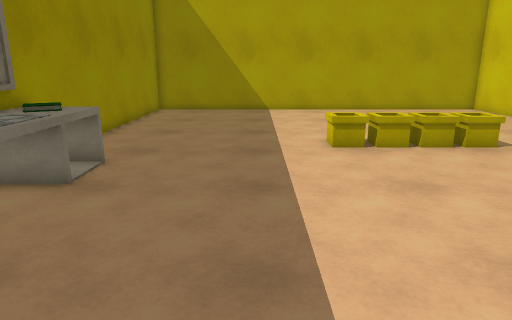
view 1 (above)

13 first-person views from a walk through a Unity game level. The camera is 1.4 m above the floor, tilts 14° down and sees 70° across. The floor is counted in squares, 0.5 m on a side. Each view is taken from the middle of a square. On the plan, view 1 faces up. The plan holds only what a view shows up to about 20 squares ahead; the rest is blank. The player is left out. Some surface patterns are stand-ins.

view 2
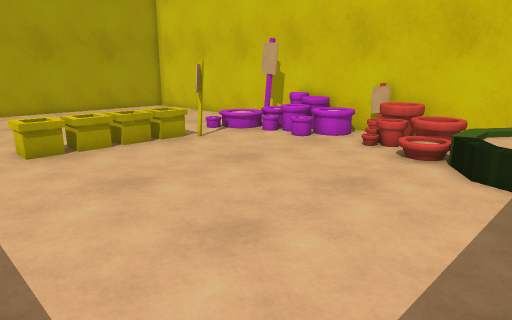

view 3
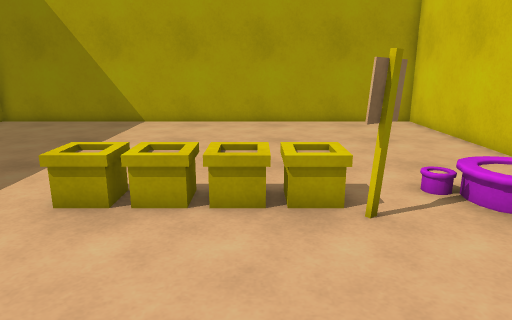

view 4
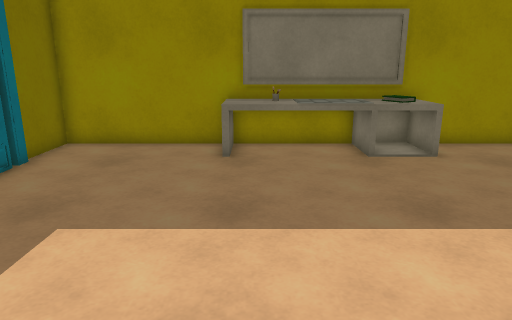

view 5
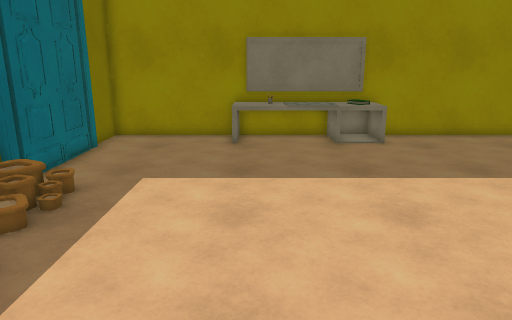

view 6
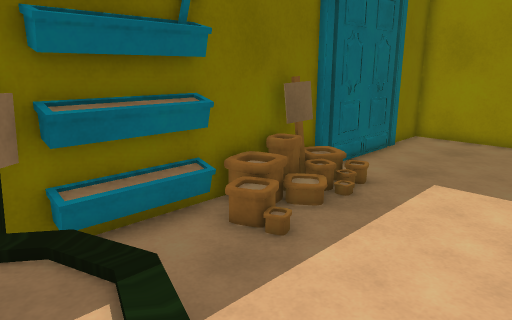

view 7
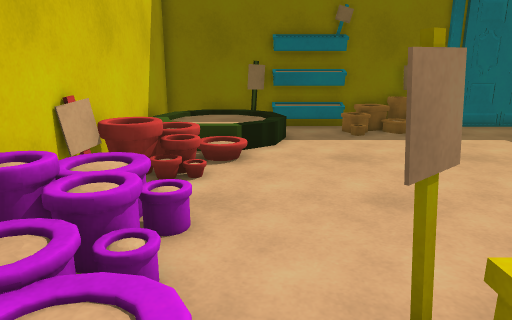

view 8
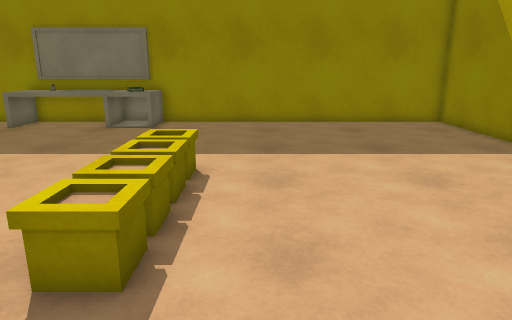

view 9
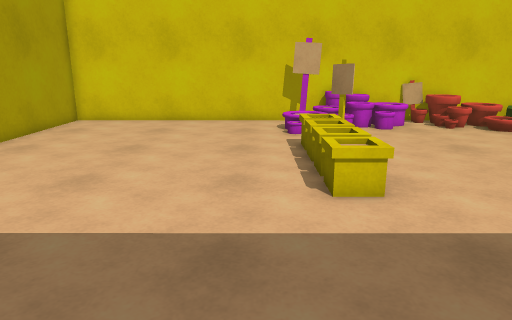

view 10
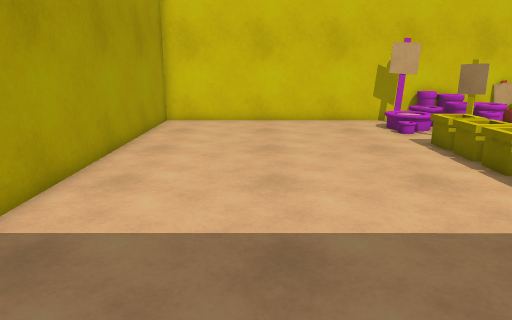

view 11
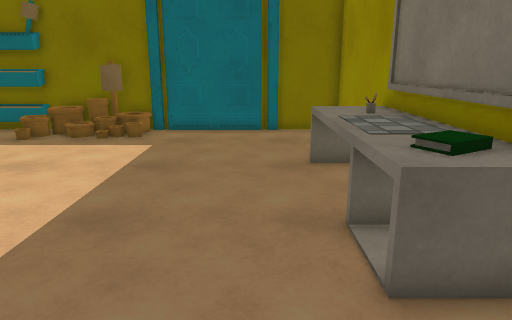

view 12
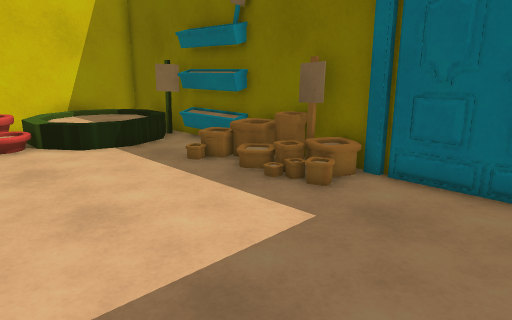

view 13
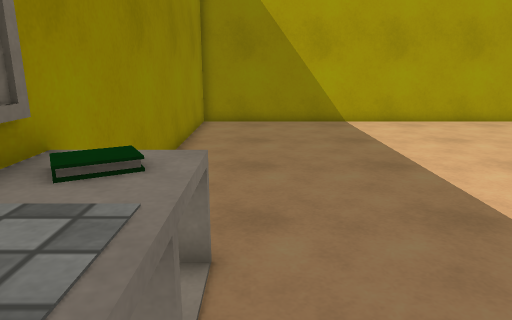

### Floor plan
Key: @ floor where view 1 was taken; # wall or solid block; . main floor; : floor 0.25 m higher than the main floor; + floor 0.5 m higher than the main floor; / step, stairs or slope; = window, fence, low wall or low ledge; ^ raised ledge; T table; B books; O other object.
Columns run from 7 left of view 1 to 15 right of it. Each row starts with its distance up from view 1.
 26 #######################
 25 #.....................#
 24 #.....................#
 23 #.....................#
 22 #.....................#
 21 #.....................#
 20 #.....................#
 19 #.....................#
 18 #.....................#
 17 #.....................#
 16 #.....................#
 15 #.....................#
 14 #.........^^^^^^^./::##
 13 #.........^^^^^^^..//##
 12 #.................... #
 11 #TT.................OO#
 10 #BB.................=O#
  9 #TT..................O#
  8 #^T...................#
  7 #^T..................=#
  6 #TT................./=#
  5 #TT................//##
  4 #TT................///#
  3 #................./++/#
  2 #................/::::#
  1 #................/::::#
  0 #......@.//////../::::#
 -1 #........//===#...+::+#
 -2 #######################

Positions as (right, up) in squares from view 1, and headings:
1: (0, 0), facing up
2: (0, 0), facing up-right
3: (7, 6), facing up
4: (7, 5), facing left
5: (12, 5), facing left
6: (12, 5), facing down-left
7: (11, 16), facing down
8: (13, 16), facing left
9: (-5, 16), facing right
10: (-5, 21), facing right
11: (-3, 15), facing down
12: (-3, 7), facing down-right
13: (-4, 6), facing up
